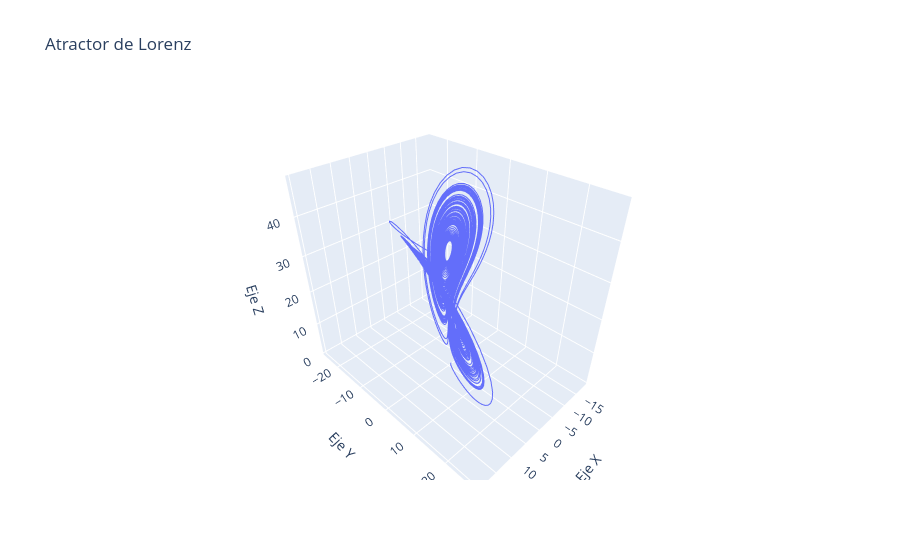

Source (notebook cell):
### Markdown cell above
# Atractor de Lorenz

El sistema de Lorentz es un ejemplo de uno de esos sistemas caoticos.
A continuacion se presenta el sistema de ecuaciones y el como se construye el atractor de Lorentz, uno de los atractores que surgen a partir del modelo.

$$
\begin{cases}
\frac{dx}{dt} = s(y - x) \\
\frac{dy}{dt} = rx - y - xz \\
\frac{dz}{dt} = xy - bz
\end{cases}
$$

Este presenta una estructura fractal.

+ Es un ejemplo de un sistema determinista
+ Tiene la caracteristica de que no puedes predecir cosas a largo plazo con este sistema determinista
+ Gran ejemplo del "caos determinista"

### Code cell
import numpy as np
from scipy.integrate import odeint
import plotly.express as px
from IPython.display import display, Math



# Definir la función del sistema de Lorenz
def lorenz(u, t):
    s = 10; r = 28; b = 8/3
  #s (parametro sigma): relación entre velocidad de difusión y la difusión térmica
  #r (parametro rho): diferencia de temperaturas entre dos capas de fluido (modelo laminar, no turbulento)
  #b (parametro beta): relación de la sección de la caja de convección, define la disipación de energía dentro de la sección elegida.

    ux_dot = s * (u[1] - u[0])
    uy_dot = r * u[0] - u[1] - u[0] * u[2]
    uz_dot = u[0] * u[1] - b * u[2]
    return [ux_dot, uy_dot, uz_dot]

# Condiciones iniciales
u0 = [0, 1, 1.05]

# Tiempo
t = np.linspace(0, 100, 10000)

# Resolver el sistema de ecuaciones de Lorenz
u = odeint(lorenz, u0, t)

# Crear figura con Plotly Express
fig = px.line_3d(x=u[:, 0], y=u[:, 1], z=u[:, 2], labels={'x': 'Eje X', 'y': 'Eje Y', 'z': 'Eje Z'}, title='Atractor de Lorenz')
fig.show()

### Figure 1 — Plotly figure (JSON) as saved in the notebook; plotly's stock layout.template omitted (floating-point values rounded to 4 significant figures; data arrays with more than 128 entries replaced by an {"elided": "..."} marker saying what was removed)
{"data": [{"hovertemplate": "Eje X=%{x}<br>Eje Y=%{y}<br>Eje Z=%{z}<extra></extra>", "legendgroup": "", "line": {"color": "#636efa", "dash": "solid"}, "marker": {"symbol": "circle"}, "mode": "lines", "name": "", "scene": "scene", "showlegend": false, "type": "scatter3d", "x": {"elided": "10000 float values"}, "y": {"elided": "10000 float values"}, "z": {"elided": "10000 float values"}}], "layout": {"legend": {"tracegroupgap": 0}, "scene": {"domain": {"x": [0, 1], "y": [0, 1]}, "xaxis": {"title": {"text": "Eje X"}}, "yaxis": {"title": {"text": "Eje Y"}}, "zaxis": {"title": {"text": "Eje Z"}}}, "title": {"text": "Atractor de Lorenz"}}}
